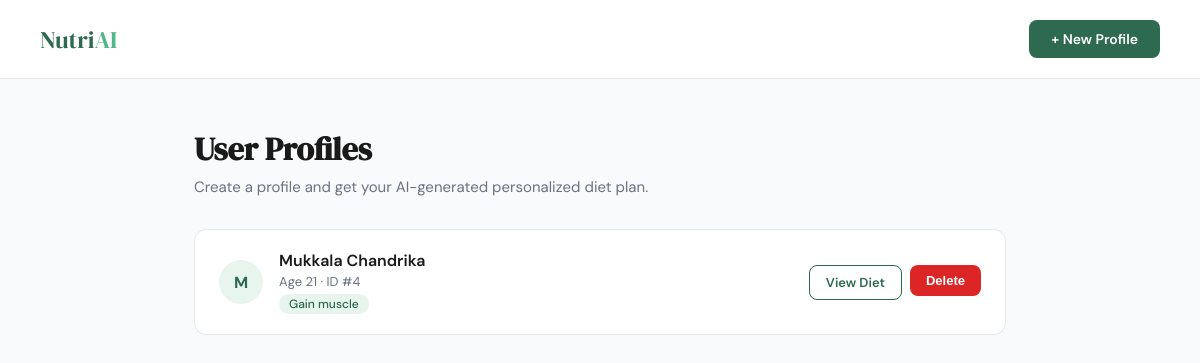
Before: / with the older database file.
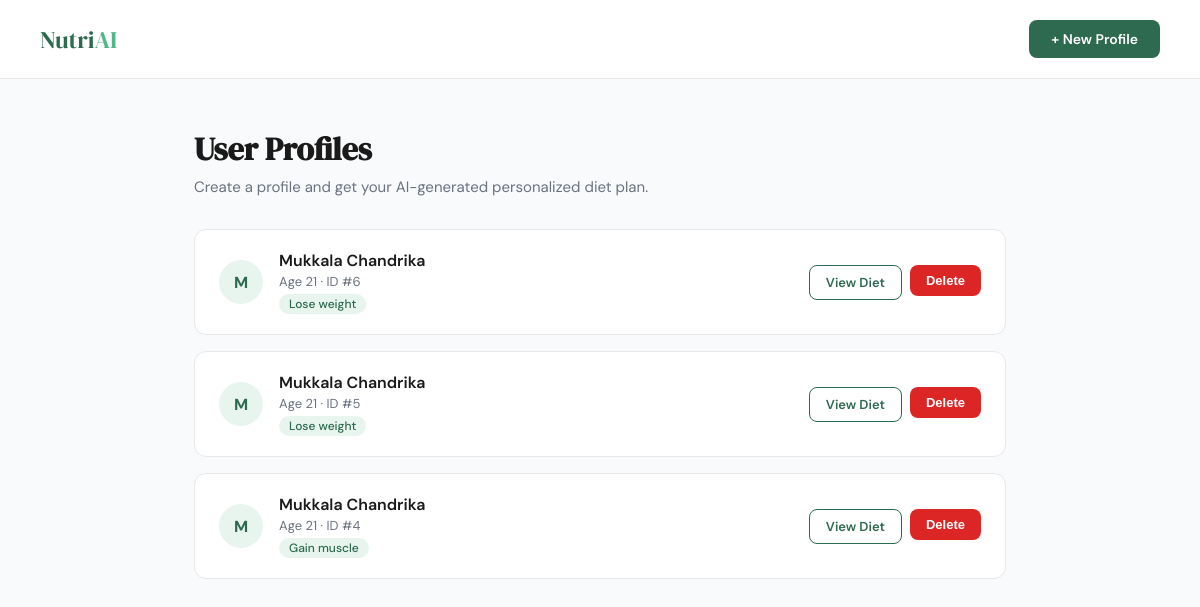
After: the same page with the newer database file.
### tables this page shows
CREATE TABLE users (
            id          INTEGER PRIMARY KEY AUTOINCREMENT,
            name        TEXT    NOT NULL,
            age         INTEGER NOT NULL,
            gender      TEXT    NOT NULL,
            weight_kg   REAL    NOT NULL,
            height_cm   REAL    NOT NULL,
            activity    TEXT    NOT NULL,
            goal        TEXT    NOT NULL,
            allergies   TEXT    DEFAULT '',
            preferences TEXT    DEFAULT '',
            created_at  TIMESTAMP DEFAULT CURRENT_TIMESTAMP
        );

### app.py (the view)
@app.route("/")
def index():
    profiles = get_all_profiles()
    return render_template("index.html", profiles=profiles)

### database.py (called while the page is built)
def get_connection():
    conn = sqlite3.connect(DB_PATH)
    conn.row_factory = sqlite3.Row
    return conn

def get_all_profiles():
    conn = get_connection()
    rows = conn.execute("SELECT id, name, age, goal, created_at FROM users ORDER BY created_at DESC").fetchall()
    conn.close()
    return [dict(r) for r in rows]

### templates/index.html (shortened to what this page needs)
<!DOCTYPE html>
<html lang="en">
<head>
</head>
<body>
  <header>
    <div class="logo">Nutri<span>AI</span></div>
    <a href="/profile/new" class="btn">+ New Profile</a>
  </header>
  <main>
    <h1>User Profiles</h1>
    <p class="subtitle">Create a profile and get your AI-generated personalized diet plan.</p>
    {% if profiles %}
      <div class="profile-grid">
        {% for p in profiles %}
        <div class="profile-card">
          <div class="avatar">{{ p.name[0].upper() }}</div>
          <div class="card-info">
            <div class="card-name">{{ p.name }}</div>
            <div class="card-meta">Age {{ p.age }} · ID #{{ p.id }}</div>
            <span class="goal-badge">{{ p.goal }}</span>
          </div>
          <div class="card-actions">
            <a href="/diet/{{ p.id }}" class="btn btn-outline" style="font-size:13px; padding: 8px 16px;">View Diet</a>
            <form class="inline" method="POST" action="/profile/{{ p.id }}/delete"
                  onsubmit="return confirm('Delete this profile?')">
              <button type="submit" class="btn btn-danger" style="font-size:13px; padding: 8px 16px; cursor:pointer; border:none;">Delete</button>
            </form>
          </div>
        </div>
        {% endfor %}
      </div>
    {% else %}
      <div class="empty">
        <p>No profiles yet. Create one to get started!</p>
        <a href="/profile/new" class="btn">Create Profile</a>
      </div>
    {% endif %}
  </main>
</body>
</html>

### templates/index.html (style rules this page uses)
*, *::before, *::after { box-sizing: border-box; margin: 0; padding: 0; }
:root { --green: #2d6a4f; --green-light: #e8f5ef; --green-mid: #52b788; --text: #1a1a1a; --muted: #6b7280; --border: #e5e7eb; --bg: #f9fafb; --white: #ffffff; }
body { font-family: 'DM Sans', sans-serif; background: var(--bg); color: var(--text); min-height: 100vh; }
header { background: var(--white); border-bottom: 1px solid var(--border); padding: 20px 40px; display: flex; align-items: center; justify-content: space-between; }
.logo { font-family: 'DM Serif Display', serif; font-size: 24px; color: var(--green); }
.logo span { color: var(--green-mid); }
.btn { display: inline-block; background: var(--green); color: #fff; padding: 10px 22px; border-radius: 8px; text-decoration: none; font-size: 14px; font-weight: 600; transition: background 0.2s; }
.btn-outline { background: transparent; border: 1px solid var(--green); color: var(--green); }
.btn-danger { background: #dc2626; }
main { max-width: 860px; margin: 48px auto; padding: 0 24px; }
h1 { font-family: 'DM Serif Display', serif; font-size: 32px; margin-bottom: 6px; }
.subtitle { color: var(--muted); font-size: 15px; margin-bottom: 32px; }
.profile-grid { display: grid; gap: 16px; }
.profile-card { background: var(--white); border: 1px solid var(--border); border-radius: 12px; padding: 20px 24px; display: flex; align-items: center; justify-content: space-between; transition: box-shadow 0.2s; }
.avatar { width: 44px; height: 44px; border-radius: 50%; background: var(--green-light); color: var(--green); font-weight: 700; font-size: 16px; display: flex; align-items: center; justify-content: center; margin-right: 16px; flex-shrink: 0; }
.card-info { flex: 1; }
.card-name { font-weight: 600; font-size: 16px; }
.card-meta { color: var(--muted); font-size: 13px; margin-top: 2px; }
.goal-badge { display: inline-block; background: var(--green-light); color: var(--green); border-radius: 20px; padding: 2px 10px; font-size: 12px; font-weight: 500; margin-top: 4px; }
.card-actions { display: flex; gap: 8px; flex-shrink: 0; }
form.inline { display: inline; }

Changed rows visible on the page:
added users: name "M", name "Mukkala Chandrika", age "21", id "6", goal "Lose weight"
added users: name "M", name "Mukkala Chandrika", age "21", id "5", goal "Lose weight"
